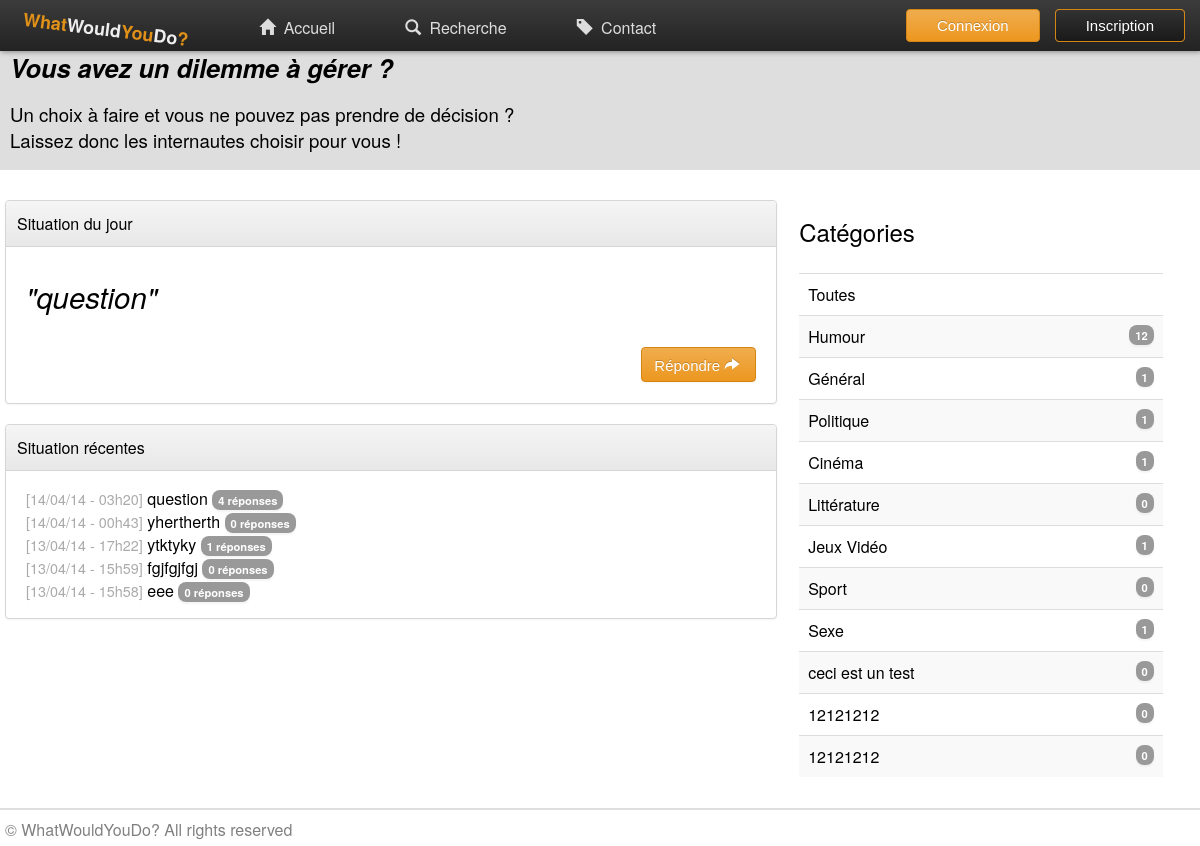
The page / on the database its author committed.
### tables this page shows
CREATE TABLE IF NOT EXISTS `topic` (
  `id` int(11) NOT NULL AUTO_INCREMENT,
  `title` varchar(100) NOT NULL,
  `content` text NOT NULL,
  `date` datetime NOT NULL,
  `user_id` int(11) NOT NULL,
  `category_id` int(11) NOT NULL,
  `answered` tinyint(1) NOT NULL DEFAULT '0',
  `pot_point` int(11) NOT NULL,
  `pot_euro` int(11) NOT NULL,
  PRIMARY KEY (`id`),
  KEY `user_id` (`user_id`,`category_id`),
  KEY `category_id` (`category_id`)
);

CREATE TABLE IF NOT EXISTS `category` (
  `id` int(11) NOT NULL AUTO_INCREMENT,
  `name` varchar(50) NOT NULL,
  `description` text NOT NULL,
  PRIMARY KEY (`id`)
);

### index.php (called while the page is built, shortened)
<?php
	include("php/utils.php");
	include("php/_header.php");
	include(get_page_to_load($_SERVER['QUERY_STRING']));
	include("php/_footer.php");
?>

### php/utils.php (called while the page is built, shortened)
<?php
	function is_co() {
		return isset($_SESSION["user"]);
	}
?>

### php/_category.php (the view)
<div class="categories">
	<h3>Catégories</h3>
	<table class="table table-striped table-hover">
		<tr>
			<td>
				<a href="?/search.html/0">Toutes</a>
			</td>
		</tr>
		<?php
			$query = $bdd->query("SELECT category.name, category.id, COUNT( topic.id ) AS nb
							      FROM category
								  LEFT JOIN topic ON category_id = category.id
								  GROUP BY category.id");
			while($data = $query->fetch()){ ?>
			<tr>
				<td>
					<a style="width: 100%; float: left;" href="?/category/<?php echo $data['id']; ?>">
						<?php echo $data['name']; ?>
						<span class="badge" style="float: right"><?php echo $data['nb']; ?></span>
					</a>
				</td>
			</tr>
		<?php } ?>
	</table>
</div>

### php/_daily.php
<div class="content-elem daily" style="<?php if(!is_co()) { ?> width: 97.9% <?php } ?>">
	<div class="content-bordered">
		<div class="content-bordered-title">
			<h4 class="panel-title">Situation du jour</h4>
		</div>
		 <?php
			$query = $bdd->query('SELECT topic.id, title, COUNT(t.id) AS reply FROM(SELECT id, topic_id FROM post WHERE date BETWEEN (NOW( ) - INTERVAL 1 DAY) AND NOW( )) t
								  LEFT JOIN topic ON t.topic_id = topic.id
								  GROUP BY t.topic_id
								  ORDER BY reply DESC
								  LIMIT 0,1');
			if($data = $query->fetch()){ ?>
				<p style="font-size: 22pt"><i>"<?php echo $data['title']; ?>"</i></p>
				<p style="height: 40px;"><a href="?/post/<?php echo $data['id']; ?>"><button type="button" class="btn" style="float: right">Répondre <span class="icon respond"></span></button></a></p>
			<?php
			} else { ?>
				<p style="font-size: 22pt"><i>Pas de situation aujourd'hui ! Pourquoi ne pas en proposer une ?</i></p>
			<?php
			}
		?>
	</div>
</div>

### php/_recent.php
<div class="content-bordered">
	<div class="content-bordered-title">
		<h4 class="panel-title">Situation récentes</h4>
	</div>
	<ul class="list-unstyled">
    	<?php
			$query = $bdd->prepare('SELECT title, id, DATE_FORMAT(date, "%d/%m/%y - %Hh%i") AS date FROM topic ORDER BY topic.date DESC LIMIT 0,5');
			$query -> execute();
			while($data = $query->fetch()){
				$query2 = $bdd->prepare('SELECT COUNT(*) FROM post WHERE topic_id ='.$data['id']);
				$query2 -> execute();
				$data2 = $query2 -> fetch();
				echo '<li><span class="date">['.$data['date'].']</span><a href="?/post/'.$data['id'].'"> '.$data["title"].' </a><span class="badge">'.$data2[0].' réponses</span></li>';
			}
		?>
	</ul>
</div>

### css/style.css (style rules this page uses)
html { font-family: 'Helvetica Neue', Helvetica, Arial, sans-serif; background-color: white; }
body { margin: 0; padding-top: 50px; padding-bottom: 20px; min-width: 650px; }
a { color: inherit; text-decoration: none; transition: color .3s linear; }
h3 { font-size: 24px; font-weight: normal; }
.content-bordered { border: 1px #D6D6D6 solid; border-radius: 4px; margin: 5px; box-shadow: rgba(0, 0, 0, 0.0470588) 0px 1px 2px 0px; background-color: white; }
.content-bordered .content-bordered-title { background-image: linear-gradient(rgb(245, 245, 245) 0px, rgb(232, 232, 232) 100%); border-bottom: 1px #D6D6D6 solid; border-radius: 4px 4px 0 0; padding: 6px; }
.content-bordered .content-bordered-title .panel-title { margin: 5px; font-weight: normal; }
.content-bordered p, .content-bordered div.p { padding-left: 20px; padding-right: 20px; }
.badge { background-color: rgb(153, 153, 153); box-shadow: rgba(0, 0, 0, 0.0470588) 0px 2px 2px 0px; color: white; font-weight: bold; border-radius: 8px; font-size: 70%; padding: 2px; padding-left: 6px; padding-right: 6px; white-space: nowrap; }
.list-unstyled { list-style-type: none; margin-left: -20px; }
.icon:before { position: relative; top: 1px; display: inline-block; font-family: 'Glyphicons Halflings'; -webkit-font-smoothing: antialiased; font-style: normal; font-weight: normal; line-height: 1; margin-right: 4px; }
.respond:before { content: "\e095"; }
.btn { box-shadow: rgba(0, 0, 0, 0.0470588) 0px 1px 2px 0px; background-image: linear-gradient(rgb(240, 173, 78) 0px, rgb(236, 151, 31) 100%); border: 1px rgb(213, 133, 18) solid; border-radius: 4px; padding: 7px; padding-left: 12px; padding-right: 12px; color: white; font-size: 15px; text-shadow: rgba(0, 0, 0, 0.2) 0px -1px 0px; display: block; text-align: center; }
.content-elem { padding: 5px; padding-left: 0px; padding-right: 0px; }
.daily { width: 66.6%; float: left; }
.categories table { width: 100%; border-collapse: collapse; }
.categories td { border-top: 1px solid #ddd; padding: 9px; }
.categories tr:nth-child(even) { background-color: #f9f9f9; }
.table-hover td { padding-left: 9px; transition: padding-left .2s ease-in; }
p a { color: #428bca; text-decoration: none; }
.date { color: #AAA; font-size: 90%; }

### rows shown on the page
topic: title "question", date "14/04/14 - 03h20", data2 "4"
topic: date "14/04/14 - 00h43", title "yhertherth", data2 "0"
topic: date "13/04/14 - 17h22", title "ytktyky", data2 "1"
topic: date "13/04/14 - 15h59", title "fgjfgjfgj", data2 "0"
topic: date "13/04/14 - 15h58", title "eee", data2 "0"
category: $data['id'] 1 (drawn), name "Humour", nb "12"
category: name "Général", nb "1"
category: name "Politique", nb "1"
category: name "Cinéma", nb "1"
category: name "Littérature", nb "0"
category: name "Jeux Vidéo", nb "1"
category: name "Sport", nb "0"
category: name "Sexe", nb "1"
category: name "ceci est un test", nb "0"
category: $data['id'] 10 (drawn), name "12121212", nb "0"
category: name "12121212", nb "0"
